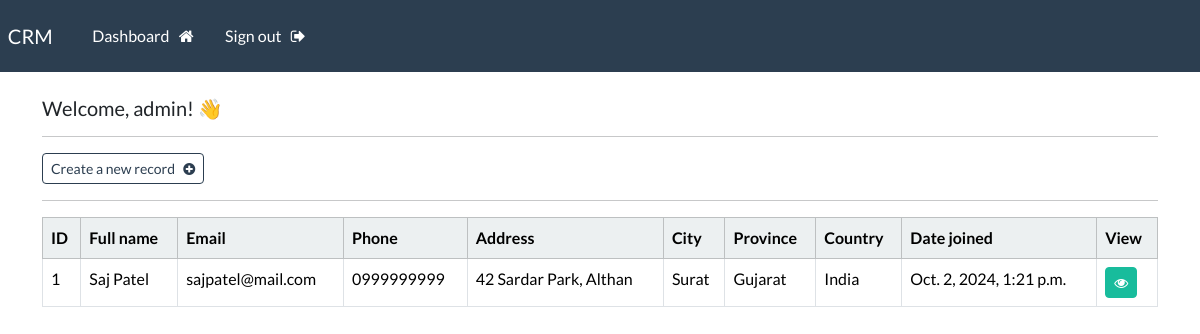
The page /dashboard (signed in) on the database its author committed.
### webapp/models.py (models this page shows, shortened)
class Record(models.Model):
    creation_date = models.DateTimeField(auto_now_add=True)
    first_name = models.CharField(max_length=100)
    last_name = models.CharField(max_length=100)
    email = models.CharField(max_length=255)
    phone = models.CharField(max_length=20)
    address = models.CharField(max_length=300)
    city = models.CharField(max_length=255)
    province = models.CharField(max_length=200)
    country = models.CharField(max_length=125)

### webapp/views.py (the view)
# urls.py: path('dashboard', views.dashboard, name='dashboard'),
@login_required(login_url='login')
def dashboard(request):
    my_records = Record.objects.all()
    context = {'records': my_records}
    return render(request, 'webapp/dashboard.html', context=context)

### webapp/templates/webapp/dashboard.html
{% extends 'webapp/base.html' %}
{% block content %}
    <h5> Welcome, {{user}}! 👋</h5>
    <hr>
    <a class="btn btn-outline-primary btn-sm" href="{% url 'create-record' %}"> Create a new record &nbsp; <i class="fa fa-plus-circle" aria-hidden="true"></i> </a>
    <hr>
    <table class="table table-hover table-bordered">
        <thead class="table-light">
            <tr>
                <th scope="col"> ID </th>
                <th scope="col"> Full name </th>
                <th scope="col"> Email </th>
                <th scope="col"> Phone </th>
                <th scope="col"> Address </th>
                <th scope="col"> City </th>
                <th scope="col"> Province </th>
                <th scope="col"> Country </th>
                <th scope="col"> Date joined </th>
                <th scope="col"> View </th>
            </tr>
        </thead>
        <tbody>
        {% if records %}
            {% for record in records %}
            <tr>
                <td> {{record.id}} </td>
                <td> {{record.first_name}} {{record.last_name}} </td>
                <td> {{record.email}} </td>
                <td> {{record.phone}} </td>
                <td> {{record.address}} </td>
                <td> {{record.city}} </td>
                <td> {{record.province}} </td>
                <td> {{record.country}} </td>
                <td> {{record.creation_date}} </td>
                <td> <a class="btn btn-success btn-sm" href="{% url 'record' record.id%}"> <i class="fa fa-eye" aria-hidden="true"></i> </a> </td>
            </tr>
            {% endfor %}
        {% endif %}
        </tbody>
    </table>
{% endblock %}

### webapp/templates/webapp/base.html (shortened to what this page needs)
{% load static %}
<!DOCTYPE html>
<html>
    <head>
        <link rel="stylesheet" type="text/css" href="https://bootswatch.com/5/flatly/bootstrap.min.css">
        <link rel="stylesheet" type="text/css" href="{% static 'css/styles.css' %}">
        <link rel="stylesheet" href="https://cdnjs.cloudflare.com/ajax/libs/font-awesome/4.7.0/css/font-awesome.min.css">
    </head>
    <body>
        {% include 'webapp/navbar.html' %}
        <div class="container">
            <br>
            {% block content %}
            {% endblock %}
        </div>
    </body>
</html>

### webapp/templates/webapp/navbar.html (shortened to what this page needs)
<nav class="navbar navbar-expand-lg navbar-dark bg-primary justify-content-center">
  <a class="navbar-brand main-heading" href="{% url '' %}">
    &nbsp; CRM
  </a>
    <div class="collapse navbar-collapse text-center" id="navbarNavDropdown">
      <ul class="navbar-nav mr-auto">
        {% if user.is_authenticated %}
          <li class="nav-item">
            <a class="nav-link" href="{% url 'dashboard' %}">Dashboard &nbsp; <i class="fa fa-home" aria-hidden="true"></i> </a>
          </li>
          <li class="nav-item">
            <a class="nav-link" href="{% url 'logout' %}">Sign out &nbsp; <i class="fa fa-sign-out" aria-hidden="true"></i> </a>
          </li>
      </ul>
      {% endif %}
    </div>
</nav>

### rows shown on the page
Record: id "1", first_name "Saj", last_name "Patel", email "sajpatel@mail.com", phone "0999999999", address "42 Sardar Park, Althan", city "Surat", province "Gujarat", country "India", creation_date "Oct. 2, 2024, 1:21 p.m."

### other values the page prints
{{ user }} "admin"
